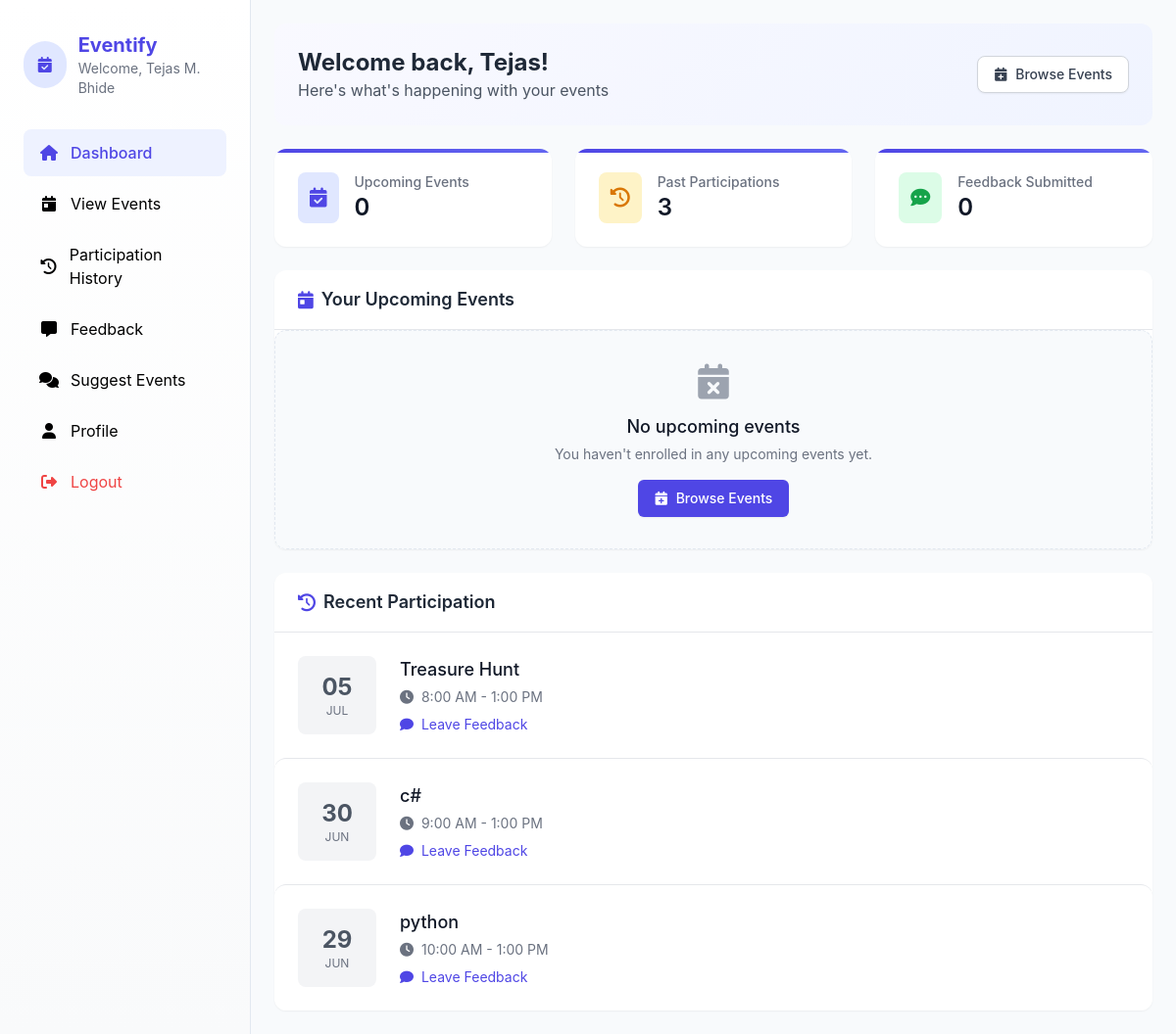
Page /student/dashboard.php (signed in) on the committed database.
### tables this page shows
CREATE TABLE `events` (
  `event_id` int(11) NOT NULL,
  `event_title` varchar(150) NOT NULL,
  `event_description` text NOT NULL,
  `event_date` date NOT NULL,
  `event_time` time NOT NULL,
  `event_end_time` time NOT NULL,
  `max_participants` int(11) DEFAULT NULL,
  `enrollment_deadline` datetime DEFAULT NULL,
  `department_id` int(11) DEFAULT NULL,
  `created_at` timestamp NOT NULL DEFAULT current_timestamp(),
  `notified` tinyint(1) DEFAULT 0
);

### student/dashboard.php (the view, shortened to what this page needs)
<?php
require_once '../includes/db.php';
$student_id = $_SESSION['student_id'];
$student_name = $_SESSION['student_name'];
$upcomingEvents = $pdo->prepare("
  SELECT e.* FROM events e
  JOIN event_enrollments ee ON e.event_id = ee.event_id
  WHERE ee.student_id = ?
  AND e.event_date >= CURDATE()
  ORDER BY e.event_date ASC
  LIMIT 3
");
$upcomingEvents->execute([$student_id]);
$recentParticipation = $pdo->prepare("
  SELECT e.* FROM events e
  JOIN event_enrollments ee ON e.event_id = ee.event_id
  WHERE ee.student_id = ?
  AND e.event_date < CURDATE()
  ORDER BY e.event_date DESC
  LIMIT 3
");
$recentParticipation->execute([$student_id]);
?>
<!DOCTYPE html>
<html lang="en">
<head>
  <script src="https://cdn.tailwindcss.com"></script>
  <link rel="stylesheet" href="https://cdnjs.cloudflare.com/ajax/libs/font-awesome/6.4.0/css/all.min.css">
</head>
<body class="min-h-screen">
  <div class="flex">
    <aside id="sidebar"
      class="sidebar w-64 px-6 py-8 fixed top-0 left-0 z-50 h-full transform -translate-x-full md:translate-x-0 transition-transform duration-200 ease-in-out">
      <div class="mb-8 flex items-center">
        <div class="w-12 h-12 rounded-full bg-indigo-100 flex items-center justify-center mr-3">
          <i class="fas fa-calendar-check text-indigo-600"></i>
        </div>
        <div>
          <h2 class="text-xl font-bold text-indigo-600">Eventify</h2>
          <p class="text-sm text-gray-500">Welcome, <?= htmlspecialchars($student_name) ?></p>
        </div>
      </div>
      <nav class="sidebar-nav space-y-1">
        <a href="dashboard.php" class="active">
          <i class="fas fa-home"></i> Dashboard
        </a>
        <a href="events.php" class="hover:text-indigo-600">
          <i class="fas fa-calendar-day"></i> View Events
        </a>
        <a href="history.php" class="hover:text-indigo-600">
          <i class="fas fa-history"></i> Participation History
        </a>
        <a href="feedback.php" class="hover:text-indigo-600">
          <i class="fas fa-comment-alt"></i> Feedback
        </a>
        <a href="suggest_event.php" class="hover:text-indigo-600">
          <i class="fas fa-comments"></i> Suggest Events
        </a>
        <a href="profile.php" class="hover:text-indigo-600">
          <i class="fas fa-user"></i> Profile
        </a>
        <a href="logout.php" class="text-red-500 hover:text-red-600 mt-4">
          <i class="fas fa-sign-out-alt"></i> Logout
        </a>
      </nav>
    </aside>
    <main class="flex-1 md:ml-64 p-6">
      <div class="max-w-7xl mx-auto space-y-6">
        <div class="dashboard-header p-6">
          <div class="flex flex-col md:flex-row md:items-center md:justify-between">
            <div>
              <h1 class="text-2xl font-bold text-gray-800">
                Welcome back, <?= htmlspecialchars(explode(' ', $student_name)[0]) ?>!
              </h1>
              <p class="text-gray-600">Here's what's happening with your events</p>
            </div>
            <div class="mt-4 md:mt-0">
              <a href="events.php" class="inline-flex items-center px-4 py-2 bg-white border border-gray-300 rounded-lg shadow-sm text-sm font-medium text-gray-700 hover:bg-gray-50 focus:outline-none focus:ring-2 focus:ring-offset-2 focus:ring-indigo-500">
                <i class="fas fa-calendar-plus mr-2"></i> Browse Events
              </a>
            </div>
          </div>
        </div>
        <div class="grid grid-cols-1 md:grid-cols-3 gap-6">
          <div class="stat-card p-6 shadow-sm">
            <div class="flex items-center">
              <div class="p-3 rounded-lg bg-indigo-100 text-indigo-600 mr-4">
                <i class="fas fa-calendar-check text-xl"></i>
              </div>
              <div>
                <p class="text-sm font-medium text-gray-500">Upcoming Events</p>
                <p class="text-2xl font-semibold text-gray-900"><?= $upcomingEvents->rowCount() ?></p>
              </div>
            </div>
          </div>
          <div class="stat-card p-6 shadow-sm">
            <div class="flex items-center">
              <div class="p-3 rounded-lg bg-amber-100 text-amber-600 mr-4">
                <i class="fas fa-history text-xl"></i>
              </div>
              <div>
                <p class="text-sm font-medium text-gray-500">Past Participations</p>
                <p class="text-2xl font-semibold text-gray-900"><?= $recentParticipation->rowCount() ?></p>
              </div>
            </div>
          </div>
          <div class="stat-card p-6 shadow-sm">
            <div class="flex items-center">
              <div class="p-3 rounded-lg bg-green-100 text-green-600 mr-4">
                <i class="fas fa-comment-dots text-xl"></i>
              </div>
              <div>
                <p class="text-sm font-medium text-gray-500">Feedback Submitted</p>
                <p class="text-2xl font-semibold text-gray-900"><?= $feedbackData['total_feedback'] ?? 0 ?></p>
              </div>
            </div>
          </div>
        </div>
        <div class="bg-white rounded-xl shadow-sm overflow-hidden">
          <div class="px-6 py-4 border-b border-gray-200">
            <h2 class="text-lg font-semibold text-gray-800 flex items-center">
              <i class="fas fa-calendar-day text-indigo-600 mr-2"></i> Your Upcoming Events
            </h2>
          </div>
          <div class="divide-y divide-gray-200">
            <?php if ($upcomingEvents->rowCount() > 0): ?>
              <?php while ($event = $upcomingEvents->fetch()): ?>
                <div class="p-6 hover:bg-gray-50 event-card">
                  <div class="flex flex-col md:flex-row md:items-center">
                    <div class="event-date w-20 h-20 flex flex-col items-center justify-center mr-6 mb-4 md:mb-0">
                      <span class="text-2xl font-bold"><?= date('d', strtotime($event['event_date'])) ?></span>
                      <span class="text-xs uppercase"><?= date('M', strtotime($event['event_date'])) ?></span>
                    </div>
                    <div class="flex-1">
                      <h3 class="text-lg font-medium text-gray-900 mb-1"><?= htmlspecialchars($event['event_title']) ?></h3>
                      <p class="text-sm text-gray-500 mb-2">
                        <i class="fas fa-clock mr-1"></i>
                        <?= date('g:i A', strtotime($event['event_time'])) ?> - <?= date('g:i A', strtotime($event['event_end_time'])) ?>
                      </p>
                      <p class="text-sm text-gray-600"><?= htmlspecialchars($event['event_description']) ?></p>
                    </div>
                    <div class="mt-4 md:mt-0">
                      <a href="events.php" class="inline-flex items-center px-3 py-1.5 border border-gray-300 shadow-sm text-sm font-medium rounded-md text-gray-700 bg-white hover:bg-gray-50 focus:outline-none focus:ring-2 focus:ring-offset-2 focus:ring-indigo-500">
                        View Details
                      </a>
                    </div>
                  </div>
                </div>
              <?php endwhile; ?>
            <?php else: ?>
              <div class="p-8 text-center empty-state">
                <i class="fas fa-calendar-times text-4xl text-gray-400 mb-3"></i>
                <h3 class="text-lg font-medium text-gray-900">No upcoming events</h3>
                <p class="mt-1 text-sm text-gray-500">You haven't enrolled in any upcoming events yet.</p>
                <div class="mt-4">
                  <a href="events.php" class="inline-flex items-center px-4 py-2 border border-transparent text-sm font-medium rounded-md shadow-sm text-white bg-indigo-600 hover:bg-indigo-700 focus:outline-none focus:ring-2 focus:ring-offset-2 focus:ring-indigo-500">
                    <i class="fas fa-calendar-plus mr-2"></i> Browse Events
                  </a>
                </div>
              </div>
            <?php endif; ?>
          </div>
        </div>
        <div class="bg-white rounded-xl shadow-sm overflow-hidden">
          <div class="px-6 py-4 border-b border-gray-200">
            <h2 class="text-lg font-semibold text-gray-800 flex items-center">
              <i class="fas fa-history text-indigo-600 mr-2"></i> Recent Participation
            </h2>
          </div>
          <div class="divide-y divide-gray-200">
            <?php if ($recentParticipation->rowCount() > 0): ?>
              <?php while ($event = $recentParticipation->fetch()): ?>
                <div class="p-6 hover:bg-gray-50 event-card">
                  <div class="flex flex-col md:flex-row md:items-center">
                    <div class="w-20 h-20 flex flex-col items-center justify-center bg-gray-100 rounded-lg mr-6 mb-4 md:mb-0">
                      <span class="text-2xl font-bold text-gray-600"><?= date('d', strtotime($event['event_date'])) ?></span>
                      <span class="text-xs uppercase text-gray-500"><?= date('M', strtotime($event['event_date'])) ?></span>
                    </div>
                    <div class="flex-1">
                      <h3 class="text-lg font-medium text-gray-900 mb-1"><?= htmlspecialchars($event['event_title']) ?></h3>
                      <p class="text-sm text-gray-500 mb-2">
                        <i class="fas fa-clock mr-1"></i>
                        <?= date('g:i A', strtotime($event['event_time'])) ?> - <?= date('g:i A', strtotime($event['event_end_time'])) ?>
                      </p>
                      <div class="flex space-x-4">
                        <a href="feedback.php?event_id=<?= $event['event_id'] ?>" class="text-sm text-indigo-600 hover:text-indigo-800 hover:underline">
                          <i class="fas fa-comment mr-1"></i> Leave Feedback
                        </a>
                      </div>
                    </div>
                  </div>
                </div>
              <?php endwhile; ?>
            <?php endif; ?>
          </div>
        </div>
      </div>
    </main>
  </div>
</body>
</html>

### student/dashboard.php (style rules this page uses)
:root { --primary: #4f46e5; --primary-light: #6366f1; --primary-dark: #4338ca; --secondary: #f59e0b; }
body { background-color: #f8fafc; font-family: 'Inter', -apple-system, BlinkMacSystemFont, sans-serif; min-height: 100vh; }
.sidebar { min-height: 100vh; background: linear-gradient(180deg, #ffffff 0%, #f9fafb 100%); border-right: 1px solid #e2e8f0; }
.sidebar-nav a { display: flex; align-items: center; padding: 0.75rem 1rem; border-radius: 0.5rem; transition: all 0.2s ease; }
.sidebar-nav a.active { background-color: #eef2ff; color: var(--primary); font-weight: 500; }
.sidebar-nav a i { margin-right: 0.75rem; width: 1.25rem; text-align: center; }
.stat-card { transition: all 0.3s cubic-bezier(0.4, 0, 0.2, 1); border-radius: 0.75rem; background: white; position: relative; overflow: hidden; }
.stat-card::after { content: ''; position: absolute; top: 0; left: 0; width: 100%; height: 4px; background: linear-gradient(90deg, var(--primary), var(--primary-light)); }
.event-card { transition: all 0.3s ease; border-radius: 0.75rem; background: white; }
.dashboard-header { background: linear-gradient(135deg, #f9f9ff 0%, #f0f4ff 100%); border-radius: 0.75rem; }
.empty-state { background-color: #f8fafc; border: 1px dashed #e2e8f0; border-radius: 0.75rem; }

### rows in the picture
events: event_date "05", event_date "JUL", event_title "Treasure Hunt", event_time "8:00 AM", event_end_time "1:00 PM"
events: event_date "30", event_date "JUN", event_title "c#", event_time "9:00 AM", event_end_time "1:00 PM"
events: event_date "29", event_date "JUN", event_title "python", event_time "10:00 AM", event_end_time "1:00 PM"

### other values in the picture
$student_name "Tejas M. Bhide"
explode(' ', $student_name)[0] "Tejas"
$upcomingEvents->rowCount() "0"
$recentParticipation->rowCount() "3"
$feedbackData['total_feedback'] "0"
